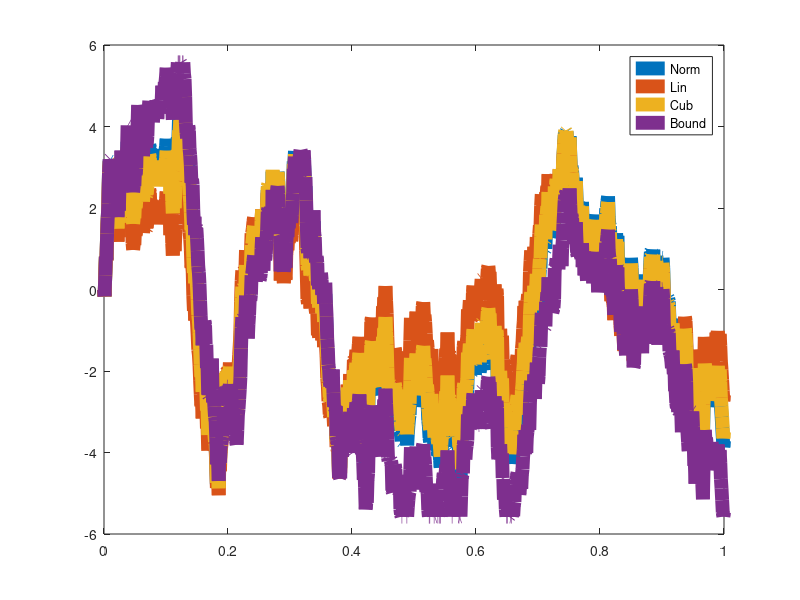

This figure's MATLAB source: (Note: this script raises an error after producing the figure.)
clear

b = 15; t_0 = 0; t_f = 1; m = 50;
h_o = 1; h_e = 1;
dy = 0.001; dt = 0.001;

t = t_0:dt:t_f;
y = NaN(4,length(t)); y(:,1) = 0;
g = NaN(1,length(t));

g(1:floor((2*length(t)/16))) = 1;
g(floor(2*length(t)/16+1):floor(3*length(t)/16)) = -1;
g(floor(3*length(t)/16+1):floor(5*length(t)/16)) = 1;
g(floor(5*length(t)/16+1):floor(9*length(t)/16)) = -1;
g(floor(9*length(t)/16+1):floor(12*length(t)/16)) = 1;
g(floor(12*length(t)/16+1):floor(14*length(t)/16)) = -1;
g(floor(14*length(t)/16+1):floor(15*length(t)/16)) = 1;
g(floor(15*length(t)/16+1):end) = -1;

beta = 5.57348223482235; lambda = 15.9183673469388; lambda_1 = 2.04081632653061; lambda_2 = 0.816326530612245;
dW = randn(1,length(t));

for i = 1:(length(t)-1)
    y(1,i+1) = y(1,i)+(m*g(i+1)-2*h_o/h_e*sinh(y(1,i)))*dt+sqrt(2*m*dt)*dW(i);
    y(2,i+1) = y(2,i)+(m*g(i+1)-lambda*y(2,i))*dt+sqrt(2*m*dt)*dW(i);
    y(3,i+1) = y(3,i)+(m*g(i+1)-lambda_1*y(3,i)-lambda_2*y(3,i)^3)*dt+sqrt(2*m*dt)*dW(i);
    y(4,i+1) = y(4,i)+(m*g(i+1))*dt+sqrt(2*m*dt)*dW(i);
    if y(4,i+1) > beta
        y(4,i+1) = beta;
    elseif y(4,i+1) < -beta
        y(4,i+1) = -beta;
    end
end

plot(t,y,'linewidth',10)
legend('Norm','Lin','Cub','Bound')
boxoff